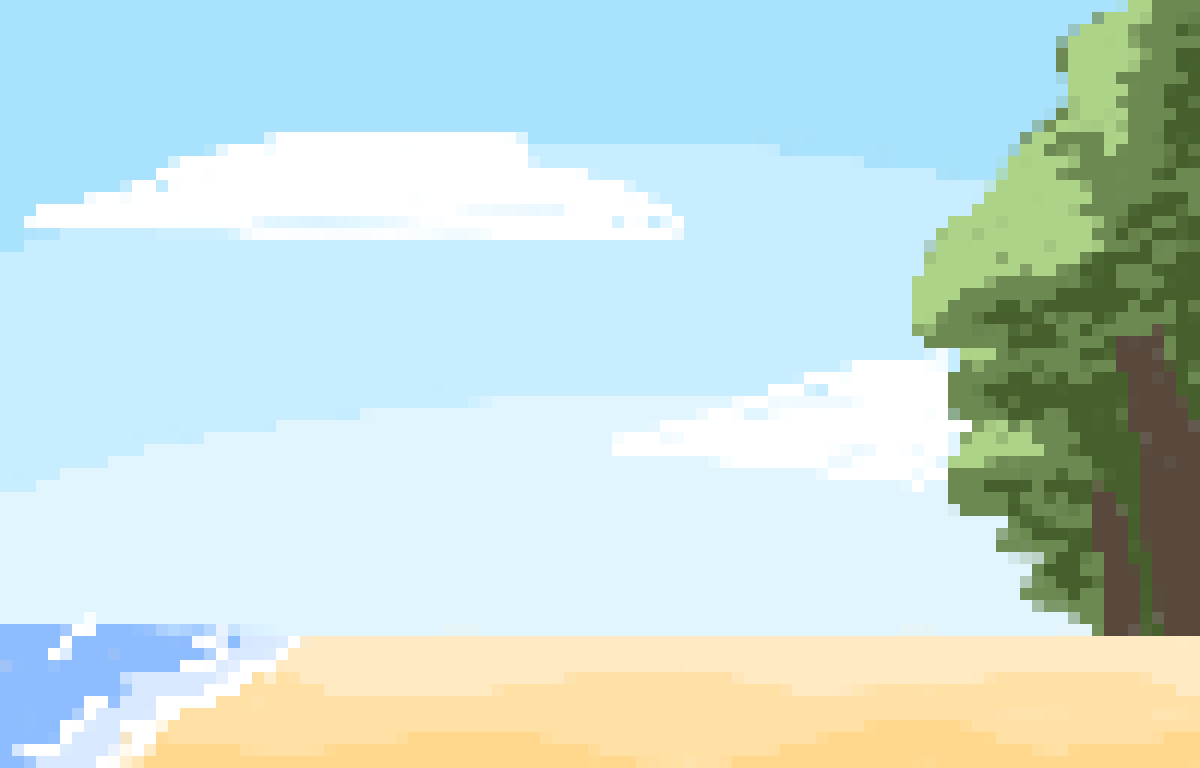

A 2D game scene composited from a Tiled map and its tileset images. What follows is a short description and the map's XML, with each tile layer's data collapsed to a summary:
An orthogonal 75x48 tile map with 16x16 px tiles, 1 tile layer (Calque de Tuiles 1).

<map version="1.9" tiledversion="1.9.2" orientation="orthogonal" renderorder="right-down" width="75" height="48" tilewidth="16" tileheight="16" infinite="0" nextlayerid="2" nextobjectid="1">
 <tileset firstgid="1" name="zone de depart_scaled_12x_pngcrushed" tilewidth="16" tileheight="16" tilecount="3600" columns="75">
  <image source="zone_de_depart_scaled_12x_pngcrushed.png" width="1200" height="768" />
 </tileset>
 <layer id="1" name="Calque de Tuiles 1" width="75" height="48">
  <data>[3600 cells, 3600 non-empty, 3600 distinct tile ids]</data>
 </layer>
</map>
